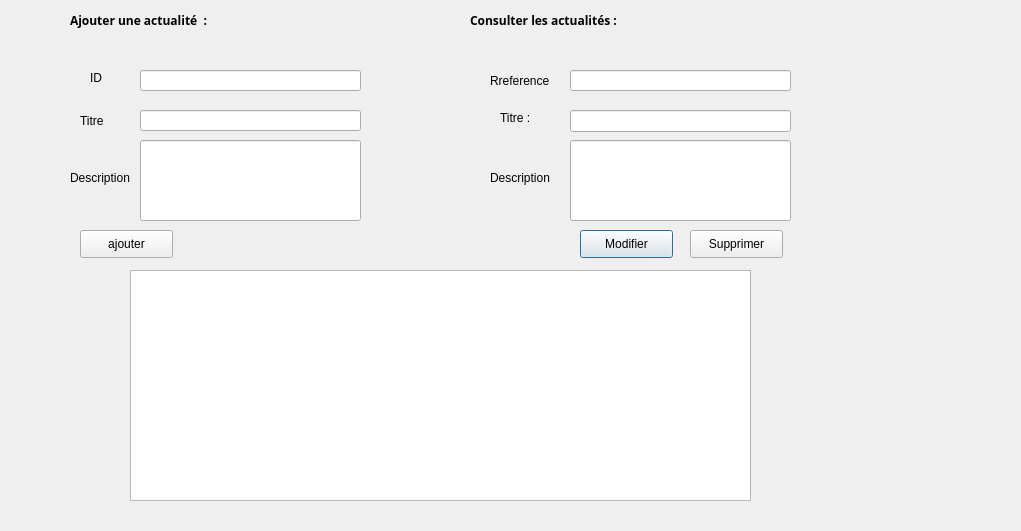
<?xml version="1.0" encoding="UTF-8"?>
<ui version="4.0">
 <class>crud_actualite</class>
 <widget class="QDialog" name="crud_actualite">
  <property name="geometry">
   <rect>
    <x>0</x>
    <y>0</y>
    <width>1021</width>
    <height>531</height>
   </rect>
  </property>
  <property name="windowTitle">
   <string>Actualités</string>
  </property>
  <widget class="QLabel" name="label_50">
   <property name="geometry">
    <rect>
     <x>500</x>
     <y>110</y>
     <width>55</width>
     <height>16</height>
    </rect>
   </property>
   <property name="text">
    <string>Titre :</string>
   </property>
  </widget>
  <widget class="QLineEdit" name="titre">
   <property name="geometry">
    <rect>
     <x>140</x>
     <y>110</y>
     <width>221</width>
     <height>21</height>
    </rect>
   </property>
  </widget>
  <widget class="QLineEdit" name="ref">
   <property name="geometry">
    <rect>
     <x>140</x>
     <y>70</y>
     <width>221</width>
     <height>21</height>
    </rect>
   </property>
  </widget>
  <widget class="QTableView" name="tabactualite">
   <property name="geometry">
    <rect>
     <x>130</x>
     <y>270</y>
     <width>621</width>
     <height>231</height>
    </rect>
   </property>
  </widget>
  <widget class="QLineEdit" name="descriptionn">
   <property name="geometry">
    <rect>
     <x>570</x>
     <y>140</y>
     <width>221</width>
     <height>81</height>
    </rect>
   </property>
   <property name="text">
    <string/>
   </property>
  </widget>
  <widget class="QLabel" name="label_47">
   <property name="geometry">
    <rect>
     <x>490</x>
     <y>170</y>
     <width>81</width>
     <height>16</height>
    </rect>
   </property>
   <property name="text">
    <string>Description</string>
   </property>
  </widget>
  <widget class="QLabel" name="label_3">
   <property name="geometry">
    <rect>
     <x>80</x>
     <y>100</y>
     <width>81</width>
     <height>41</height>
    </rect>
   </property>
   <property name="text">
    <string>Titre</string>
   </property>
  </widget>
  <widget class="QPushButton" name="pushButton_10">
   <property name="geometry">
    <rect>
     <x>580</x>
     <y>230</y>
     <width>93</width>
     <height>28</height>
    </rect>
   </property>
   <property name="text">
    <string>Modifier</string>
   </property>
  </widget>
  <widget class="QLabel" name="label_54">
   <property name="geometry">
    <rect>
     <x>490</x>
     <y>70</y>
     <width>71</width>
     <height>21</height>
    </rect>
   </property>
   <property name="text">
    <string>Rreference</string>
   </property>
  </widget>
  <widget class="QLabel" name="label_4">
   <property name="geometry">
    <rect>
     <x>70</x>
     <y>170</y>
     <width>81</width>
     <height>16</height>
    </rect>
   </property>
   <property name="text">
    <string>Description</string>
   </property>
  </widget>
  <widget class="QLineEdit" name="description">
   <property name="geometry">
    <rect>
     <x>140</x>
     <y>140</y>
     <width>221</width>
     <height>81</height>
    </rect>
   </property>
  </widget>
  <widget class="QLineEdit" name="reff">
   <property name="geometry">
    <rect>
     <x>570</x>
     <y>70</y>
     <width>221</width>
     <height>21</height>
    </rect>
   </property>
   <property name="text">
    <string/>
   </property>
  </widget>
  <widget class="QPushButton" name="pushButton_3">
   <property name="geometry">
    <rect>
     <x>80</x>
     <y>230</y>
     <width>93</width>
     <height>28</height>
    </rect>
   </property>
   <property name="text">
    <string>ajouter</string>
   </property>
  </widget>
  <widget class="QLabel" name="label_55">
   <property name="geometry">
    <rect>
     <x>90</x>
     <y>70</y>
     <width>55</width>
     <height>16</height>
    </rect>
   </property>
   <property name="text">
    <string>ID</string>
   </property>
  </widget>
  <widget class="QPushButton" name="pushButton_11">
   <property name="geometry">
    <rect>
     <x>690</x>
     <y>230</y>
     <width>93</width>
     <height>28</height>
    </rect>
   </property>
   <property name="text">
    <string>Supprimer</string>
   </property>
  </widget>
  <widget class="QLabel" name="label_5">
   <property name="geometry">
    <rect>
     <x>850</x>
     <y>20</y>
     <width>91</width>
     <height>61</height>
    </rect>
   </property>
   <property name="text">
    <string/>
   </property>
   <property name="pixmap">
    <pixmap>../84639679_1093221177697262_6017725296000630784_n.png</pixmap>
   </property>
   <property name="scaledContents">
    <bool>true</bool>
   </property>
  </widget>
  <widget class="QLineEdit" name="titree">
   <property name="geometry">
    <rect>
     <x>570</x>
     <y>110</y>
     <width>221</width>
     <height>22</height>
    </rect>
   </property>
  </widget>
  <widget class="QLabel" name="label_2">
   <property name="geometry">
    <rect>
     <x>70</x>
     <y>-10</y>
     <width>191</width>
     <height>61</height>
    </rect>
   </property>
   <property name="font">
    <font>
     <family>Arial Black</family>
     <weight>75</weight>
     <bold>true</bold>
    </font>
   </property>
   <property name="text">
    <string>Ajouter une actualité  :</string>
   </property>
  </widget>
  <widget class="QLabel" name="label_48">
   <property name="geometry">
    <rect>
     <x>470</x>
     <y>-10</y>
     <width>191</width>
     <height>61</height>
    </rect>
   </property>
   <property name="font">
    <font>
     <family>Arial Black</family>
     <weight>75</weight>
     <bold>true</bold>
    </font>
   </property>
   <property name="text">
    <string>Consulter les actualités :</string>
   </property>
  </widget>
 </widget>
 <resources/>
 <connections/>
</ui>
